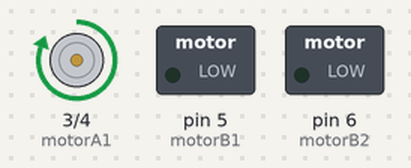
A sketch run on a simulated Arduino Uno, built with avr-gcc and run on an emulated ATmega328P. Parts: motor-driver pin pairs drawn as motors (green arrow = first pin HIGH = forward, orange = second pin HIGH = backward, longer = more drive), switched loads named in the sketch (green lamp = pin HIGH).

Above: at 1.0 s.
At 3.0 s:
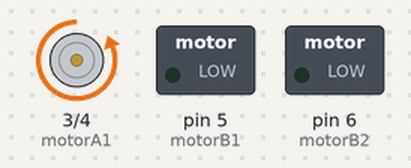
Timing chart, 0 to 5.2 s (numbered marks = the images above):
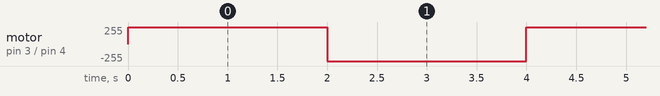

Measured:
- by itself, motor on pin 3 (motorA1) / pin 4 (motorA2): alternates forward 255/255 for 2.0 s and backward 255/255 for 2.0 s

The sketch:

motorDriver__2022_01_11_09_51_47_UTC_.ino
```cpp
#define motorA1  3
#define motorA2  4

#define motorB1  5
#define motorB2  6


void setup() {
  pinMode(motorA1, OUTPUT);
  pinMode(motorA2, OUTPUT);
  pinMode(motorB1, OUTPUT);
  pinMode(motorB2, OUTPUT);


}

void loop() {
  digitalWrite(motorA1, HIGH);
  digitalWrite(motorA2, LOW);

  delay(2000);

  digitalWrite(motorA1, LOW);
  digitalWrite(motorA2, HIGH);

  delay(2000);

}
```
